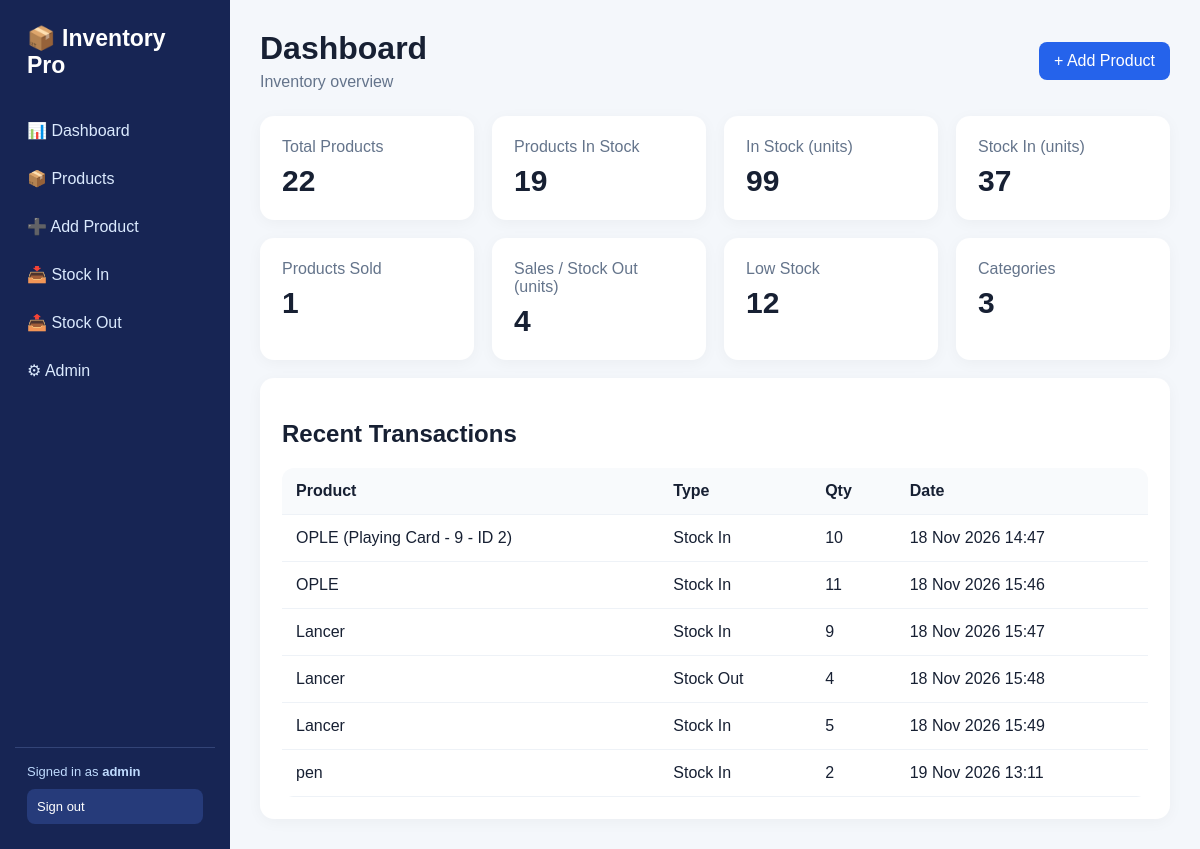
The app's page / (signed in) with its own data.
### inventory/models.py (models this page shows, shortened)
class StockTransaction(models.Model):
    IN = "IN"
    OUT = "OUT"
    TYPE_CHOICES = [(IN,"Stock In"),(OUT,"Stock Out")]
    product = models.ForeignKey(Product, on_delete=models.CASCADE)
    transaction_type = models.CharField(max_length=3, choices=TYPE_CHOICES)
    quantity = models.PositiveIntegerField()
    note = models.CharField(max_length=255, blank=True)
    created_at = models.DateTimeField(auto_now_add=True)

class Product(models.Model):
    name = models.CharField(
        max_length=150,
    )
    sku = models.CharField(max_length=50)
    category = models.ForeignKey(Category, on_delete=models.SET_NULL, null=True, blank=True)
    subcategory = models.CharField(
        max_length=2,
        choices=[("5C", "5C"), ("5B", "5B"), ("4G", "4G")],
        blank=True,
    )
    purchase_price = models.DecimalField(max_digits=12, decimal_places=2, default=0)
    selling_price = models.DecimalField(max_digits=12, decimal_places=2, default=0)
    quantity = models.PositiveIntegerField(default=0)
    low_stock_limit = models.PositiveIntegerField(default=5)
    created_at = models.DateTimeField(auto_now_add=True)
    class Meta:
        constraints = [
            models.UniqueConstraint(
                fields=("name", "category", "subcategory"),
                name="unique_product_name_category_subcategory",
                violation_error_message=(
                    "A product with this name already exists in this "
                    "category and subcategory."
                ),
            )
        ]

### inventory/views.py (the view)
# urls.py: path("", views.dashboard, name="dashboard"),
@login_required
def dashboard(request):
    products = Product.objects.all()
    context = {
        "product_count": products.count(),
        "products_in_stock": products.filter(quantity__gt=0).count(),
        "stock_total": products.aggregate(x=Sum("quantity"))["x"] or 0,
        "stock_in_total": StockTransaction.objects.filter(
            transaction_type=StockTransaction.IN
        ).aggregate(x=Sum("quantity"))["x"] or 0,
        "products_sold": StockTransaction.objects.filter(
            transaction_type=StockTransaction.OUT
        ).values("product_id").distinct().count(),
        "stock_out_total": StockTransaction.objects.filter(
            transaction_type=StockTransaction.OUT
        ).aggregate(x=Sum("quantity"))["x"] or 0,
        "low_stock": products.filter(quantity__lte=F("low_stock_limit")).count(),
        "categories": Category.objects.count(),
        "recent": StockTransaction.objects.select_related("product")[:8],
    }
    return render(request, "dashboard.html", context)

### templates/dashboard.html
{% extends "base.html" %}{% block title %}Dashboard{% endblock %}{% block content %}
<div class="top"><div><h1>Dashboard</h1><div class="muted">Inventory overview</div></div><a class="btn" href="/products/add/">+ Add Product</a></div>
<div class="cards">
<div class="card"><div class="muted">Total Products</div><div class="num">{{product_count}}</div></div>
<div class="card"><div class="muted">Products In Stock</div><div class="num">{{products_in_stock}}</div></div>
<div class="card"><div class="muted">In Stock (units)</div><div class="num">{{stock_total}}</div></div>
<div class="card"><div class="muted">Stock In (units)</div><div class="num">{{stock_in_total}}</div></div>
<div class="card"><div class="muted">Products Sold</div><div class="num">{{products_sold}}</div></div>
<div class="card"><div class="muted">Sales / Stock Out (units)</div><div class="num">{{stock_out_total}}</div></div>
<div class="card"><div class="muted">Low Stock</div><div class="num">{{low_stock}}</div></div>
<div class="card"><div class="muted">Categories</div><div class="num">{{categories}}</div></div>
</div>
<br><div class="card"><h2>Recent Transactions</h2><table><tr><th>Product</th><th>Type</th><th>Qty</th><th>Date</th></tr>
{% for x in recent %}<tr><td>{{x.product.name}}</td><td>{{x.get_transaction_type_display}}</td><td>{{x.quantity}}</td><td>{{x.created_at|date:"d M Y H:i"}}</td></tr>{% empty %}<tr><td colspan="4">No transactions yet.</td></tr>{% endfor %}</table></div>
{% endblock %}

### templates/base.html (shortened to what this page needs)
<!doctype html>
<html><head><meta charset="utf-8"><meta name="viewport" content="width=device-width,initial-scale=1">
</head><body>
<aside class="sidebar"><div class="brand">📦 Inventory Pro</div><div class="nav">
<a href="/">📊 Dashboard</a><a href="/products/">📦 Products</a><a href="/products/add/">➕ Add Product</a>
<a href="/stock-in/">📥 Stock In</a><a href="/stock-out/">📤 Stock Out</a><a href="/admin/">⚙ Admin</a>
</div><div class="sidebar-footer"><div>Signed in as <strong>{{ request.user.get_username }}</strong></div><form method="post" action="{% url 'logout' %}">{% csrf_token %}<button type="submit">Sign out</button></form></div></aside>
<main class="main">
{% block content %}{% endblock %}
</main></body></html>

### templates/base.html (style rules this page uses)
* { box-sizing:border-box }
body { margin:0;font-family:Arial,sans-serif;background:#f4f7fb;color:#172033 }
.sidebar { position:fixed;left:0;top:0;bottom:0;width:230px;background:#172554;color:white;padding:25px 15px;display:flex;flex-direction:column }
.brand { font-size:23px;font-weight:700;padding:0 12px 25px }
.nav a { display:block;color:#dbeafe;text-decoration:none;padding:12px;border-radius:9px;margin:5px 0 }
.sidebar-footer { margin-top:auto;padding:16px 12px 0;border-top:1px solid #334477;color:#bfdbfe;font-size:13px }
.sidebar-footer form { margin-top:10px }
.sidebar-footer button { width:100%;padding:10px;border:0;border-radius:8px;background:#263b7a;color:white;text-align:left;cursor:pointer;font:inherit }
.main { margin-left:230px;padding:30px;max-width:1400px }
.top { display:flex;justify-content:space-between;align-items:center;margin-bottom:25px }
h1 { margin:0 0 6px }
.muted { color:#64748b }
.cards { display:grid;grid-template-columns:repeat(4,1fr);gap:18px }
.card { background:white;padding:22px;border-radius:14px;box-shadow:0 3px 15px #0000000a }
.num { font-size:30px;font-weight:700;margin-top:8px }
table { width:100%;border-collapse:collapse;background:white;border-radius:12px;overflow:hidden }
th,td { padding:14px;text-align:left;border-bottom:1px solid #eef2f7 }
th { background:#f8fafc }
.btn { display:inline-block;border:0;border-radius:8px;padding:10px 15px;text-decoration:none;background:#2563eb;color:white;cursor:pointer }

### records on screen
StockTransaction: product.name "OPLE (Playing Card - 9 - ID 2)", transaction_type "Stock In", quantity "10", created_at "18 Nov 2026 14:47"
StockTransaction: product.name "OPLE", transaction_type "Stock In", quantity "11", created_at "18 Nov 2026 15:46"
StockTransaction: product.name "Lancer", transaction_type "Stock In", quantity "9", created_at "18 Nov 2026 15:47"
StockTransaction: product.name "Lancer", transaction_type "Stock Out", quantity "4", created_at "18 Nov 2026 15:48"
StockTransaction: product.name "Lancer", transaction_type "Stock In", quantity "5", created_at "18 Nov 2026 15:49"
StockTransaction: product.name "pen", transaction_type "Stock In", quantity "2", created_at "19 Nov 2026 13:11"

### other values on screen
{{ request.user.get_username }} "admin"
{{ product_count }} "22"
{{ products_in_stock }} "19"
{{ stock_total }} "99"
{{ stock_in_total }} "37"
{{ products_sold }} "1"
{{ stock_out_total }} "4"
{{ low_stock }} "12"
{{ categories }} "3"
